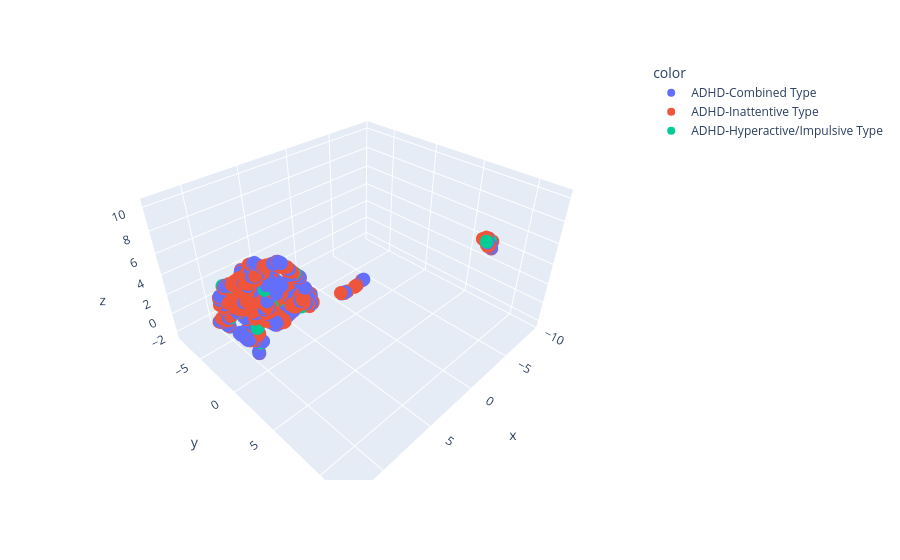

Notebook cell for this chart:
### Code cell
# visualize UMAP embedding

embedding_3_comp = calculate_embedding(
                        data=features, 
                        n_components=3,
                        n_neighbors=5, 
                        min_dist=.1, 
                        metric='euclidean'
                        )
visualize_embedding(embedding=embedding_3_comp, target=target)

### Figure 1 — Plotly figure (JSON) as saved in the notebook; plotly's stock layout.template omitted (floating-point values rounded to 4 significant figures; data arrays with more than 128 entries replaced by an {"elided": "..."} marker saying what was removed)
{"data": [{"hovertemplate": "color=ADHD-Combined Type<br>x=%{x}<br>y=%{y}<br>z=%{z}<extra></extra>", "legendgroup": "ADHD-Combined Type", "marker": {"color": "#636efa", "symbol": "circle"}, "mode": "markers", "name": "ADHD-Combined Type", "scene": "scene", "showlegend": true, "type": "scatter3d", "x": {"elided": "350 float values"}, "y": {"elided": "350 float values"}, "z": {"elided": "350 float values"}}, {"hovertemplate": "color=ADHD-Inattentive Type<br>x=%{x}<br>y=%{y}<br>z=%{z}<extra></extra>", "legendgroup": "ADHD-Inattentive Type", "marker": {"color": "#EF553B", "symbol": "circle"}, "mode": "markers", "name": "ADHD-Inattentive Type", "scene": "scene", "showlegend": true, "type": "scatter3d", "x": {"elided": "404 float values"}, "y": {"elided": "404 float values"}, "z": {"elided": "404 float values"}}, {"hovertemplate": "color=ADHD-Hyperactive/Impulsive Type<br>x=%{x}<br>y=%{y}<br>z=%{z}<extra></extra>", "legendgroup": "ADHD-Hyperactive/Impulsive Type", "marker": {"color": "#00cc96", "symbol": "circle"}, "mode": "markers", "name": "ADHD-Hyperactive/Impulsive Type", "scene": "scene", "showlegend": true, "type": "scatter3d", "x": [9.911, 10.91, 10.65, 8.199, 9.332, -0.1268, 12.4, 9.767, 12.14, 12.42, 10.82, 11.06, 11.4, 8.917, 11.51, 10.51, 9.557, 8.735, -0.7226, 11.76, 9.875, 9.848, 10.67, 9.173, 8.32, 9.885, 12.16], "y": [-0.9552, 1.016, 0.3384, 2.771, 3.875, 11.82, -0.1311, 1.446, -0.3766, -0.9737, 0.318, -1.36, -0.1878, 1.937, -0.2871, 1.184, -1.687, 2.624, 11.72, -1.125, -1.274, -2.067, 2.271, 1.068, 2.341, -0.6449, 0.06536], "z": [-0.03112, 3.014, 5.659, 4.441, 8.506, 10.22, 6.978, 4.633, 5.205, 5.35, 2.672, 1.071, 6.045, 4.03, 4.083, 8.338, -2.325, 4.583, 9.991, 3.207, -0.09629, 0.5263, 7.015, 6.306, 5.238, -0.2279, 6.888]}], "layout": {"legend": {"title": {"text": "color"}, "tracegroupgap": 0}, "margin": {"t": 60}, "scene": {"domain": {"x": [0, 1], "y": [0, 1]}, "xaxis": {"title": {"text": "x"}}, "yaxis": {"title": {"text": "y"}}, "zaxis": {"title": {"text": "z"}}}}}
